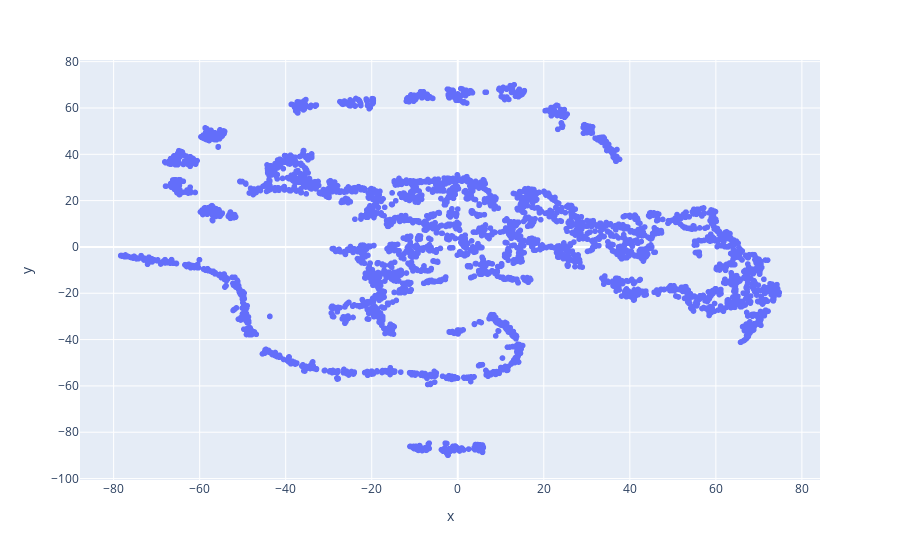

Notebook cell for this chart:
### Code cell
Coordenadas = pipe.fit_transform(df_retail)
px.scatter(x=Coordenadas[:, 0], y=Coordenadas[:, 1])

### Figure 1 — Plotly figure (JSON) as saved in the notebook; plotly's stock layout.template omitted (floating-point values rounded to 4 significant figures; data arrays with more than 128 entries replaced by an {"elided": "..."} marker saying what was removed)
{"data": [{"hovertemplate": "x=%{x}<br>y=%{y}<extra></extra>", "legendgroup": "", "marker": {"color": "#636efa", "symbol": "circle"}, "mode": "markers", "name": "", "showlegend": false, "type": "scattergl", "x": {"elided": "4314 float values"}, "xaxis": "x", "y": {"elided": "4314 float values"}, "yaxis": "y"}], "layout": {"legend": {"tracegroupgap": 0}, "margin": {"t": 60}, "xaxis": {"anchor": "y", "domain": [0, 1], "title": {"text": "x"}}, "yaxis": {"anchor": "x", "domain": [0, 1], "title": {"text": "y"}}}}
